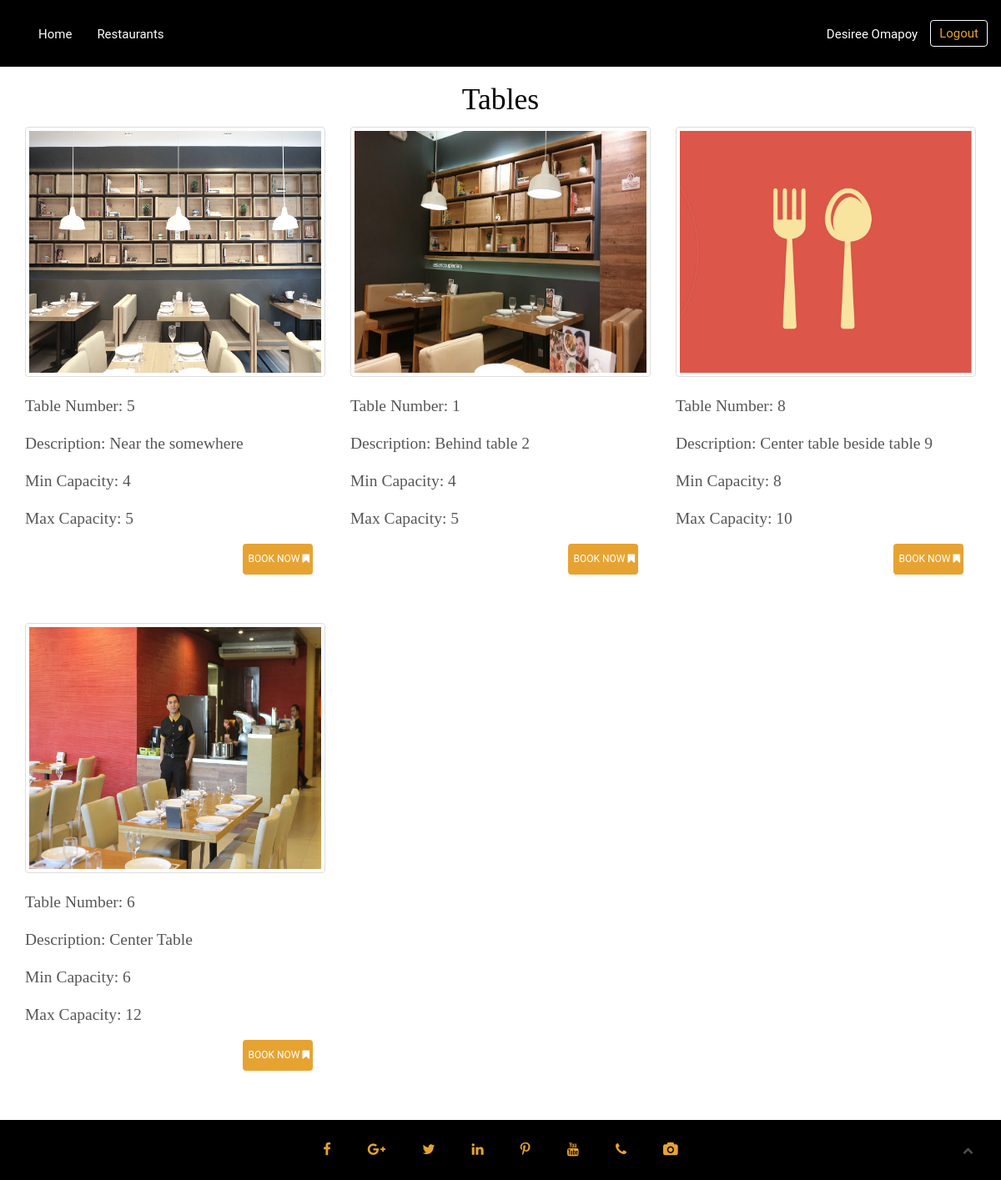
The app's page /Model/Customer/tables.php?cid=1&pid=1 (signed in) with its own data.
### tables this page shows
CREATE TABLE `customers` (
  `customer_id` int(11) NOT NULL,
  `customer_fname` varchar(255) NOT NULL,
  `customer_mname` varchar(255) DEFAULT NULL,
  `customer_lname` varchar(255) NOT NULL,
  `customer_addr` varchar(255) NOT NULL,
  `customer_phone` varchar(255) NOT NULL,
  `customer_email` varchar(255) NOT NULL,
  `customer_gender` varchar(255) NOT NULL,
  `customer_birthdate` date NOT NULL,
  `customer_status` varchar(30) DEFAULT 'Active',
  `customer_password` varchar(255) NOT NULL,
  `customer_pic` varchar(255) NOT NULL,
  `date_created` timestamp NOT NULL DEFAULT CURRENT_TIMESTAMP
);

CREATE TABLE `tables` (
  `table_id` int(11) NOT NULL,
  `table_num` varchar(255) NOT NULL,
  `maxcapacity` varchar(255) NOT NULL,
  `mincapacity` varchar(255) NOT NULL,
  `area_desc` varchar(255) NOT NULL,
  `restaurant_id` int(11) NOT NULL,
  `image` varchar(255) NOT NULL,
  `status` int(11) NOT NULL DEFAULT '0'
);

CREATE TABLE `schedules` (
  `sched_id` int(11) NOT NULL,
  `restaurant_id` int(11) NOT NULL,
  `sched_sdate` varchar(255) NOT NULL,
  `sched_stime` varchar(255) NOT NULL,
  `sched_edate` varchar(255) NOT NULL,
  `sched_etime` varchar(255) NOT NULL,
  `status` varchar(255) NOT NULL DEFAULT '0',
  `created` timestamp NOT NULL DEFAULT CURRENT_TIMESTAMP,
  `schedule_number` int(255) NOT NULL
);

### Controller/dbconn.php (called while the page is built, shortened)
<?php
function con(){
	return new PDO("mysql:host=localhost;dbname=ktb2;", "root","");
}
	function getCustomer($data){
		$con = con();
		$sql = "SELECT * FROM customers WHERE customer_id = ?";
		$stmt = $con->prepare($sql);
		$stmt->execute($data);
		$row = $stmt->fetchAll(PDO::FETCH_ASSOC);
		return $row;
	}
		function getTables($data)
		{
			$db = con();
			$sql = "SELECT * FROM tables t, restaurants r where t.restaurant_id = r.restaurant_id AND t.restaurant_id = ?";
			$s = $db->prepare($sql);
			$s->execute($data);
			$tables = $s->fetchAll(PDO::FETCH_ASSOC);
			return $tables;
		}
?>

### Model/Customer/tables.php (the view, shortened to what this page needs)
<?php
    include '../../Controller/dbconn.php';
    $Resid = $_GET['cid'];
?>
<!doctype html>
 <html class="no-js" lang="">
   <?php include('header.php');?>
<div class="container-fluid">
    <div class="row">
    <div class="col-lg-12" id="div0" >
           <center><h2 style="color: black;">Tables</h2></center>
     <?php $tables = getTables(array($Resid));
                 foreach($tables as $t){ ?>
                    <div class="col-sm-4 container" style="margin-bottom: 5%;">
                         <?php
                        $filename = '../../Image/'.$t['image'].'';
                        if($t['image'] == '' || !(file_exists($filename))){?>
                        <img src="../../Image/icon3.png" alt="blank" class="img-responsive thumbnail" style="width: 100%; height: 300px;">
                        <?php }else{ ?>
                        <img src="../../Image/<?php echo $t['image']?>" class="img-responsive thumbnail" style="width: 100%; height: 300px;">
                        <?php } ?>
                            <h5>Table Number: <?php echo $t['table_num']; ?></h5>
                            <h5>Description: <?php echo $t['area_desc']; ?></h5>
                            <h5>Min Capacity: <?php echo $t['mincapacity'];?></h5>
                            <h5>Max Capacity: <?php echo $t['maxcapacity'];?></h5>
                             <?php
                                          $con = con();
                                          $sql = "SELECT * FROM schedules s, restaurants r WHERE s.restaurant_id = r.restaurant_id AND s.restaurant_id = '$Resid' ORDER BY created DESC LIMIT 1";
                                          $stmt = $con->prepare($sql);
                                          $stmt->execute();
                                          $view = $stmt->fetchAll(PDO::FETCH_ASSOC);
                                          foreach ($view as $rows) {
                                            if($rows['status'] == 1 && $date == $date2){ ?>
                                           <?php }
                                           if($t['status'] == 1){ ?>
                                              <a href="#" data-toggle="modal" data-target="#notAvails<?php echo $_GET['cid'];?>" class="btn btn-danger pull-right">&nbsp;Book Now&nbsp;<i class="fa fa-bookmark" aria-hidden="true"></i></a>
                                           <?php } else if($rows['status'] == 0) { ?>
                                          <a href="#" onclick="getDate(<?php echo $_GET['cid'];?>,<?php echo $t['table_id'];?>)" class="btn btn-primary pull-right">&nbsp;Book Now&nbsp;<i class="fa fa-bookmark" aria-hidden="true"></i></a>
                                      <?php } } ?>
                         </div>
                    <?php } ?>
        </div>
      </div>
    </div>
  <?php include('footer.php');?>
    </body>
</html>

### Model/Customer/header.php (shortened to what this page needs)
<head>
        <link rel="stylesheet" href="../../assets/css/bootstrap.min.css">
        <link href="../../assets/fonts/css.css" rel="stylesheet" type="text/css">
        <link rel="stylesheet" href="../../assets/css/font-awesome.min.css">
        <link rel="stylesheet" href="../../assets/css/animate/animate.css" />
        <link rel="stylesheet" href="../../assets/css/plugins.css" />
        <link rel="stylesheet" href="../../assets/css/style3.css">
        <link rel="stylesheet" href="../../assets/css/datatable.css">
        <link rel="stylesheet" href="../../assets/css/buttons.dataTables.min.css" />
        <link rel="stylesheet" href="../../assets/css/responsive.css" />
        <link rel="stylesheet" href="../../assets/css/star-rating.min.css" />
        <link rel="stylesheet" href="../../assets/css/jquery-ui.css">
        <link rel="stylesheet" href="../../assets/css/jquery.timepicker.min.css" />
    </head>
    <body>
         <header id="home" class="navbar-fixed-top">
            <div class="main_menu_bg">
                <div class="container">
                    <div class="row">
                        <nav class="navbar navbar-default">
                            <div class="container-fluid">
                                <div class="navbar-header">
                                    <a class="navbar-brand our_logo" href="#"></a>
                                </div>
                                <div class="collapse navbar-collapse" id="bs-example-navbar-collapse-1">
                                    <ul class="nav navbar-nav navbar-left">
                                        <li><a href="home.php?id=<?php echo $_SESSION['id']?>">Home</a></li>
                                         <li><a href="restaurant.php?id=<?php echo $_SESSION['id'];?>">Restaurants</a></li>
                                    </ul>
                                  <?php
                                    if($_SESSION['id'])
                                     {
                                        $customer = getCustomer(array($_SESSION['id']));
                                        foreach ($customer as $row) {
                                    ?>
                                    <ul class="nav navbar-nav navbar-right">
                                        <li><a  href="customerprofile.php?id=<?php echo $row['customer_id']; ?>"><?php echo $row['customer_fname'].' '.$row['customer_lname']?></a></li>
                                        <li><a class="booking" href="../../Controller/logout.php">Logout</a></li>
                                    </ul>
                                <?php } }?>
                                </div>
                            </div>
                        </nav>
                    </div>
                </div>
            </div>
        </header>

### assets/css/style3.css (style rules this page uses)
.container { position: relative; }
html, body { background-color: white; font-size: 15px; color: #565656; padding: 0; margin-left: 0; margin-right: 0; font-family: 'roboto', sans-serif; overflow-x: hidden; }
img { -moz-user-select: none; -webkit-user-select: none; -ms-user-select: none; user-select: none; -webkit-user-drag: none; user-drag: none; }
a, a:hover, a:active, a:focus { text-decoration: none; outline: none; }
a, button, a span { -webkit-transition: 0.2s ease-in-out; -o-transition: 0.2s ease-in-out; transition: 0.2s ease-in-out; font-family: 'roboto', sans-serif; }
*, *:before, *:after { -webkit-box-sizing: border-box; -moz-box-sizing: border-box; box-sizing: border-box; }
ol, ul { list-style: none; padding: 0; }
img { max-width: 100%; }
h1, h2, h3 { font-family: 'Pacifico', cursive; font-weight: 300; margin: 0; color:#000000; }
h4, h5 { font-weight: 300; margin: 0; line-height: 2rem; font-family: 'Pacifico', cursive; }
h2 { font-weight: 300; margin-bottom: .9rem; font-size: 2.375rem; line-height: 2.5rem; }
h5 { font-size: 1.3rem; margin-bottom: 1rem; }
.btn { margin-right: 15px; border-radius: 0px; }
.btn-primary { padding: 8px 2px; font-size: 12px; color: #ffffff; margin-right: 15px; border-radius: 0px; }
.btn-primary { background-color: #E7A331; color: #ffffff; border: 2px solid #E7A331; text-transform: uppercase; border-radius:4px; }
.btn-primary:before, .btn-primary:after { background-color: #ffffff; }
a.navbar-brand.our_logo { position: absolute; left: 0; top: 0px; width: 25%; }
.main_menu_bg { background:black; height: 80px; }
.navbar-default { background-color: transparent; border-color: transparent; }
.container-fluid { margin-top: 15px; }
.main_menu_bg li a.booking { border: 1px solid #fff; border-radius: 4px; color: #e7a331 !important; padding: 5px 10px; margin-top: 8px; }
.main_menu_bg .navbar { margin-bottom: 0px; }
.navbar-default .navbar-nav>li>a { color: #fff; }

### records on screen
customers: customer_fname "Desiree", customer_lname "Omapoy"
tables: image (picture), table_num "5", area_desc "Near the somewhere", mincapacity "4", maxcapacity "5"
tables: image (picture), table_num "1", area_desc "Behind table 2", mincapacity "4", maxcapacity "5"
tables: table_num "8", area_desc "Center table beside table 9", mincapacity "8", maxcapacity "10"
tables: image (picture), table_num "6", area_desc "Center Table", mincapacity "6", maxcapacity "12"
